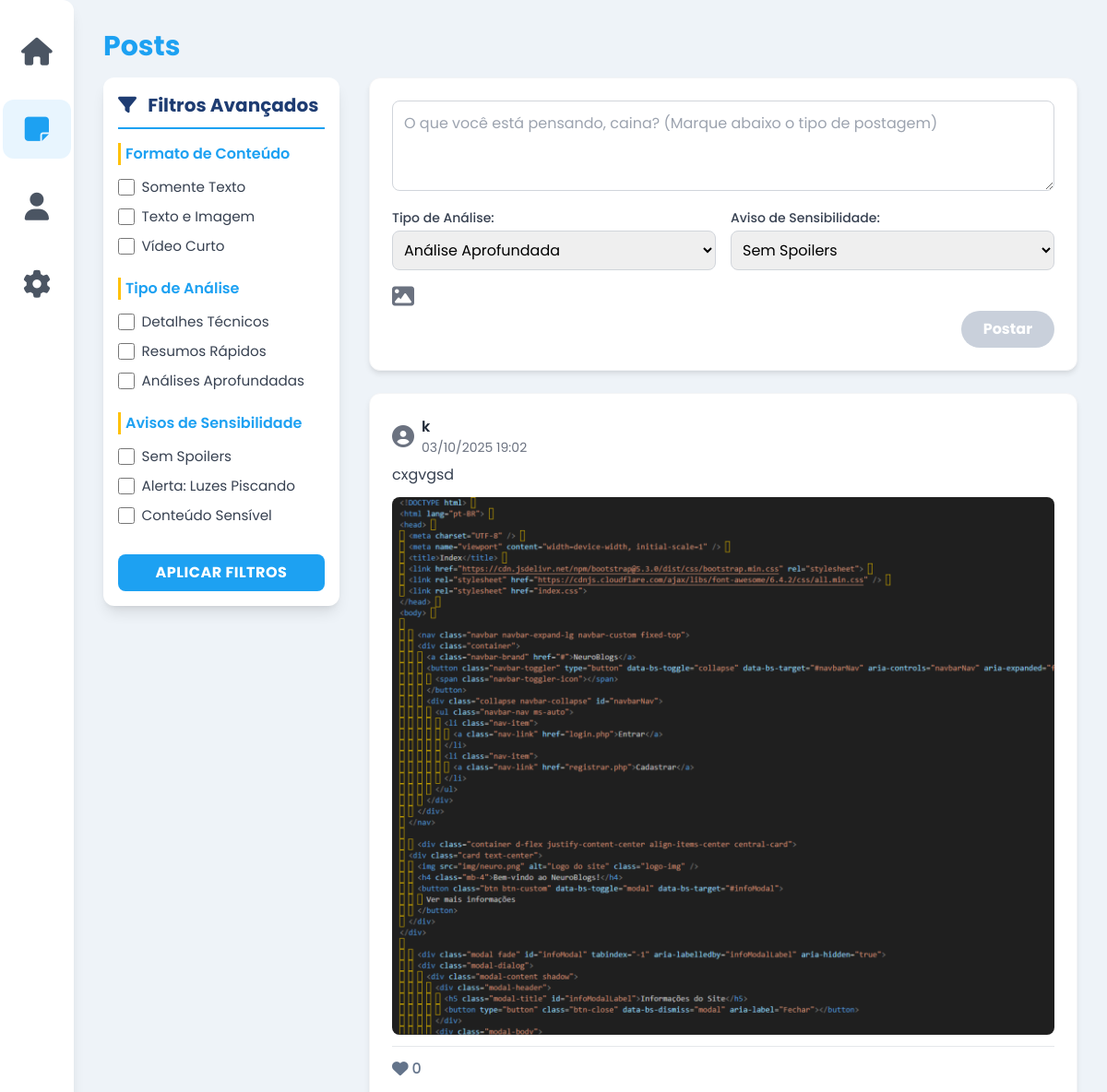
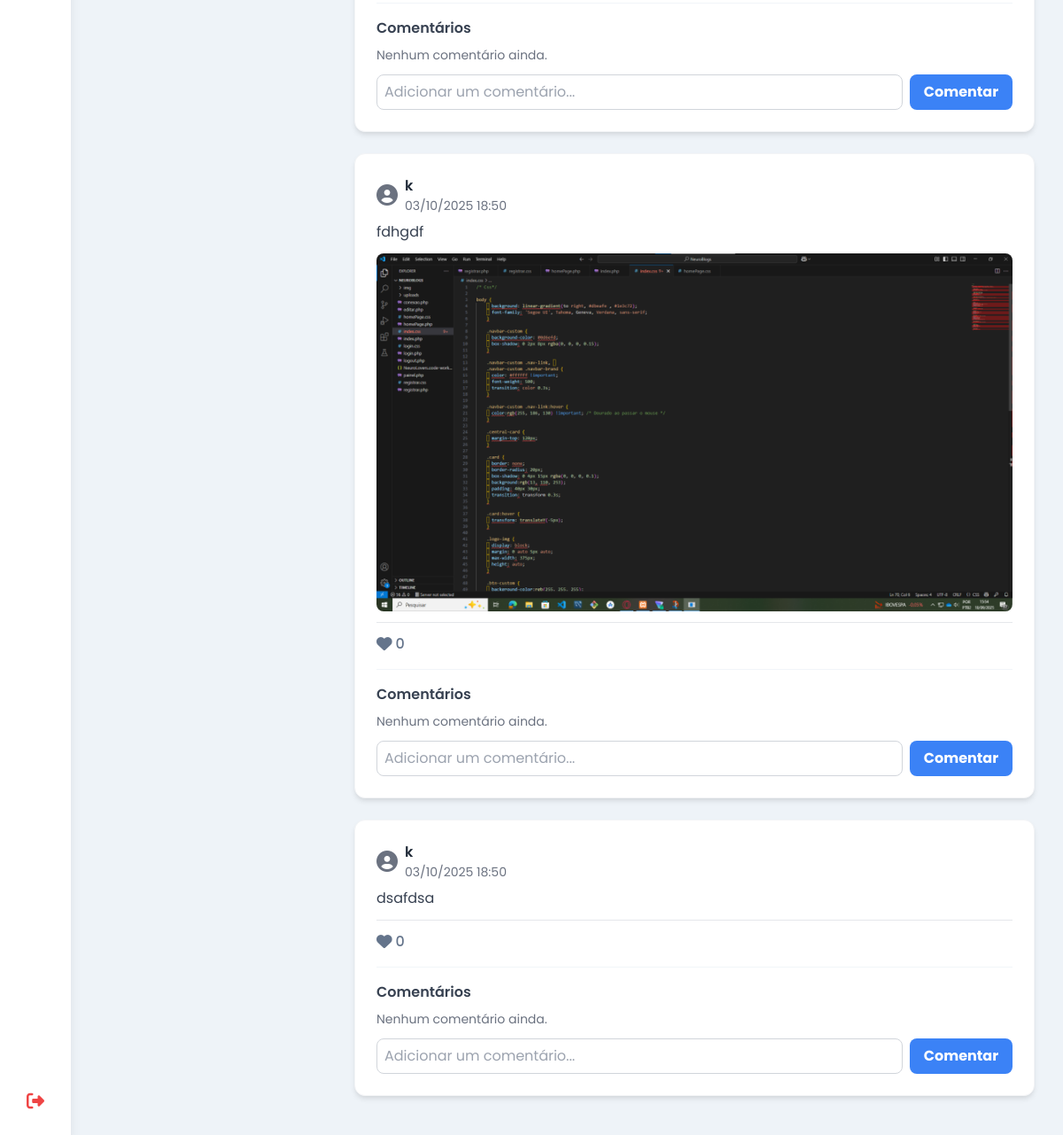
Screenshot of /NeuroBlogs/homePage.php?pagina=posts (signed in) with the database file from the repository (2 pictures, top to bottom).
### tables this page shows
CREATE TABLE `postagens` (
  `id` int(11) NOT NULL,
  `usuario_id` int(11) NOT NULL,
  `conteudo` text NOT NULL,
  `imagem` varchar(255) DEFAULT NULL,
  `data_criacao` timestamp NOT NULL DEFAULT current_timestamp(),
  `formato` varchar(50) NOT NULL DEFAULT 'somente-texto',
  `tipo_analise` varchar(50) NOT NULL DEFAULT 'analise-aprofundada',
  `aviso_sensibilidade` varchar(50) NOT NULL DEFAULT 'sem-spoiler'
);

CREATE TABLE `usuarios` (
  `id` int(10) NOT NULL,
  `user` varchar(20) NOT NULL,
  `senha` varchar(100) NOT NULL,
  `nome` varchar(50) NOT NULL,
  `nivel` int(1) NOT NULL
);

### NeuroBlogs/homePage.php (the view, shortened to what the rows shown need)
<?php
include "conexao.php";
$userId = $_SESSION['usuario_id'];
            ?>
            <?php
$pagina = $_GET['pagina'] ?? 'home';
?>
<!DOCTYPE html>
<html lang="pt-BR">
<head>
    <script src="https://cdn.tailwindcss.com"></script>
    <link rel="stylesheet" href="https://cdnjs.cloudflare.com/ajax/libs/font-awesome/6.4.2/css/all.min.css" />
    <link rel="stylesheet" href="homePage.css">
</head>
<body class="h-screen flex bg-[#eef3f8]">
    <main class="content-area ml-20 p-8 flex-grow overflow-y-auto h-screen custom-scrollbar">
        <?php
        if ($pagina == 'home') {
            echo '<h2 class="text-3xl font-bold text-[#1da1f2] mb-4">Bem-vindo à Página Inicial!</h2>';
            echo '<p class="text-gray-600 text-lg">Explore as novas postagens ou crie a sua.</p>';
        } elseif ($pagina == 'posts') {
            echo '<h2 class="text-3xl font-bold text-[#1da1f2] mb-4">Posts</h2>';
            ?>
            <div class="flex flex-col lg:flex-row gap-8">
                <div class="lg:w-3/4">
                    <div id="posts-container">
                    <?php
                    $sql_posts = "SELECT p.*, u.nome AS autor_nome, p.formato, p.tipo_analise, p.aviso_sensibilidade,
                                        (SELECT COUNT(*) FROM curtidas WHERE id_postagem = p.id) AS total_curtidas,
                                        (SELECT COUNT(*) FROM curtidas WHERE id_postagem = p.id AND id_usuario = ?) AS curtiu_usuario
                                    FROM postagens p
                                    JOIN usuarios u ON p.usuario_id = u.id
                                    ORDER BY p.data_criacao DESC";
                    $stmt_posts = $conn->prepare($sql_posts);
                    $stmt_posts->bind_param("i", $userId);
                    $stmt_posts->execute();
                    $result_posts = $stmt_posts->get_result();
                    if ($result_posts->num_rows > 0) {
                        while ($post = $result_posts->fetch_assoc()) {
                            $postFormato = $post['formato'];
                            $postAnalise = $post['tipo_analise'];
                            $postSensibilidade = $post['aviso_sensibilidade'];
                            ?>
                            <div class="post-card mb-6"
                                data-post-id="<?php echo $post['id']; ?>"
                                data-formato="<?php echo $postFormato; ?>"
                                data-analise="<?php echo $postAnalise; ?>"
                                data-sensibilidade="<?php echo $postSensibilidade; ?>">
                                <div class="flex items-center justify-between mb-2">
                                    <div class="flex items-center">
                                        <i class="fa-solid fa-user-circle text-2xl text-gray-500 mr-2"></i>
                                        <div>
                                            <p class="font-semibold text-gray-800"><?php echo htmlspecialchars($post['autor_nome']); ?></p>
                                            <p class="text-sm text-gray-500"><?php echo date("d/m/Y H:i", strtotime($post['data_criacao'])); ?></p>
                                        </div>
                                    </div>
                                </div>
                                <?php if (!empty($post['conteudo'])): ?>
                                    <p class="text-gray-700 mb-3"><?php echo htmlspecialchars($post['conteudo']); ?></p>
                                <?php endif; ?>
                                <?php if (!empty($post['imagem'])): ?>
                                    <div class="my-3">
                                        <img src="<?php echo htmlspecialchars($post['imagem']); ?>" alt="Imagem da postagem" class="rounded-lg max-w-full h-auto">
                                    </div>
                                <?php endif; ?>
                                <div class="flex items-center gap-4 mt-3 pt-3 border-t border-gray-200">
                                    <span onclick="toggleLike(<?php echo $post['id']; ?>)" class="flex items-center transition-colors duration-200 like-button">
                                        <i id="like-icon-<?php echo $post['id']; ?>" class="fa-solid fa-heart mr-1 like-icon <?php echo $post['curtiu_usuario'] > 0 ? 'liked' : ''; ?>"></i>
                                        <span id="like-count-<?php echo $post['id']; ?>"><?php echo $post['total_curtidas']; ?></span>
                                    </span>
                                </div>
                                <div class="comment-container">
                                    <h6 class="font-semibold text-gray-700 mb-2">Comentários</h6>
                                    <div id="comments-list-<?php echo $post['id']; ?>">
                                        <?php
                                        $sql_comments = "SELECT c.*, u.nome AS autor_comentario_nome FROM comentarios c JOIN usuarios u ON c.id_usuario = u.id WHERE c.id_postagem = ? ORDER BY c.data_criacao ASC";
                                        $stmt_comments = $conn->prepare($sql_comments);
                                        $stmt_comments->bind_param("i", $post['id']);
                                        $stmt_comments->execute();
                                        $result_comments = $stmt_comments->get_result();
                                        if ($result_comments->num_rows > 0) {
                                            while ($comment = $result_comments->fetch_assoc()) {
                                                ?>
                                                <div class="comment flex justify-between items-center" data-comment-id="<?php echo $comment['id']; ?>">
                                                    <div class="flex-grow">
                                                        <span class="user-name"><?php echo htmlspecialchars($comment['autor_comentario_nome']); ?>:</span>
                                                        <?php echo htmlspecialchars($comment['conteudo']); ?>
                                                        <p class="text-xs text-gray-400"><?php echo date("d/m/Y", strtotime($comment['data_criacao'])); ?></p>
                                                    </div>
                                                    <?php if ($comment['id_usuario'] == $userId): ?>
                                                        <button type="button" onclick="showDeleteConfirmation('comment', <?php echo $comment['id']; ?>);" class="text-gray-400 hover:text-red-500 transition-colors duration-200 ml-2" title="Excluir comentário">
                                                            <i class="fa-solid fa-trash"></i>
                                                        </button>
                                                    <?php endif; ?>
                                                </div>
                                                <?php
                                            }
                                            $stmt_comments->close();
                                        } else {
                                            echo '<p id="no-comments-message-'.$post['id'].'" class="text-sm text-gray-500">Nenhum comentário ainda.</p>';
                                        }
                                        ?>
                                    </div>
                                    <form class="comment-form mt-3" data-post-id="<?php echo $post['id']; ?>">
                                        <input type="text" name="comment_text" placeholder="Adicionar um comentário..." required class="border border-gray-300 rounded-lg p-2 focus:outline-none focus:ring-2 focus:ring-blue-400">
                                        <button type="submit" class="bg-blue-500 hover:bg-blue-600 text-white font-bold py-2 px-4 rounded-lg transition-colors duration-200">Comentar</button>
                                    </form>
                                </div>
                            </div>
                            <?php
                        }
                    } else {
                        echo '<p class="text-gray-500 text-center">Nenhuma postagem encontrada.</p>';
                    }
                    ?>
                    </div>
                </div>
            </div>
        <?php } ?>
    </main>
</body>
</html>

### rows the page displays
postagens: usuario.nome "k", data_criacao "03/10/2025 19:02", conteudo "cxgvgsd", imagem (picture), total_curtidas "0"
postagens: usuario.nome "k", data_criacao "03/10/2025 18:50", conteudo "fdhgdf", imagem (picture), total_curtidas "0"
postagens: usuario.nome "k", data_criacao "03/10/2025 18:50", conteudo "dsafdsa", total_curtidas "0"
